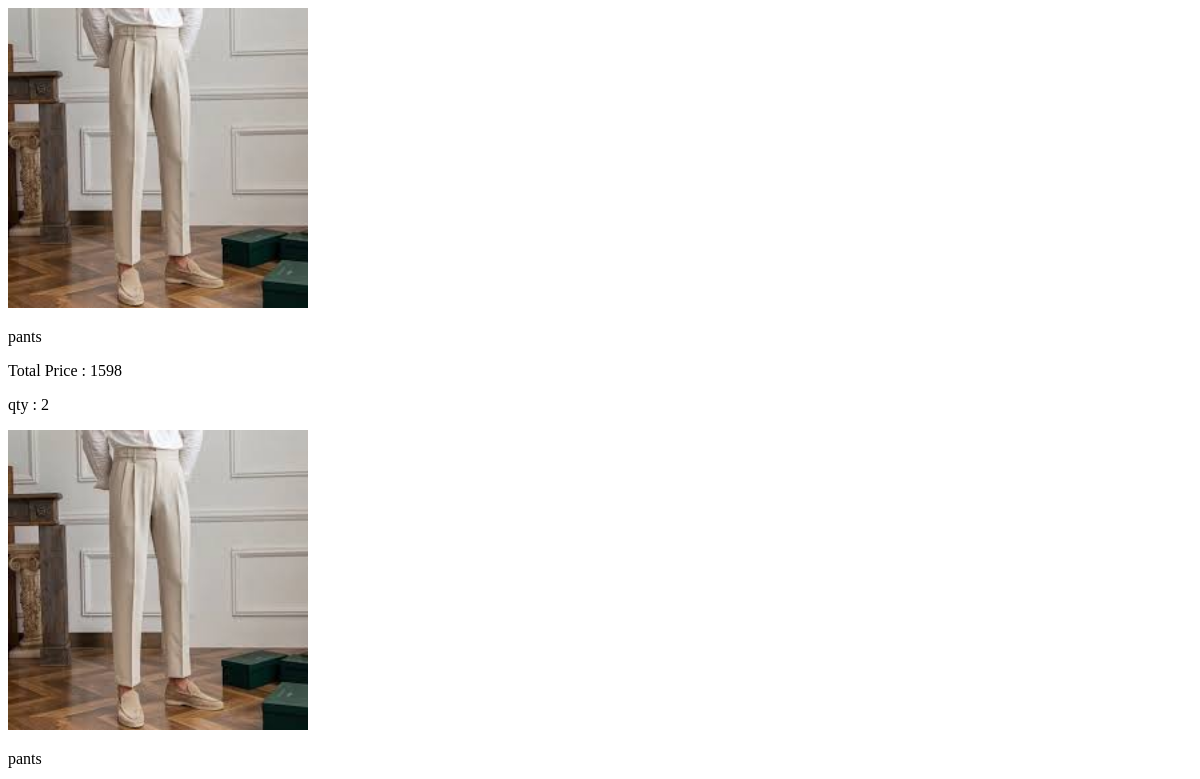
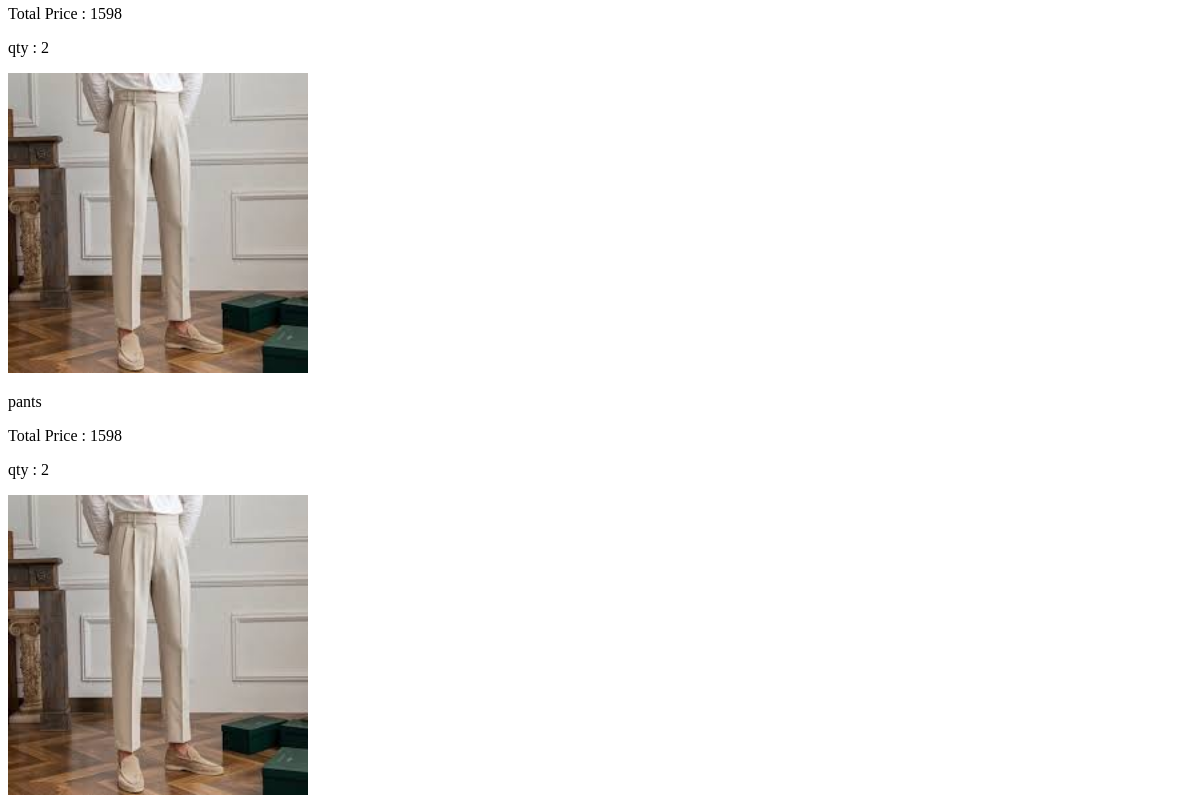
Before: /user_bookings (signed in, upper part) with the older database file (2 pictures, top to bottom).
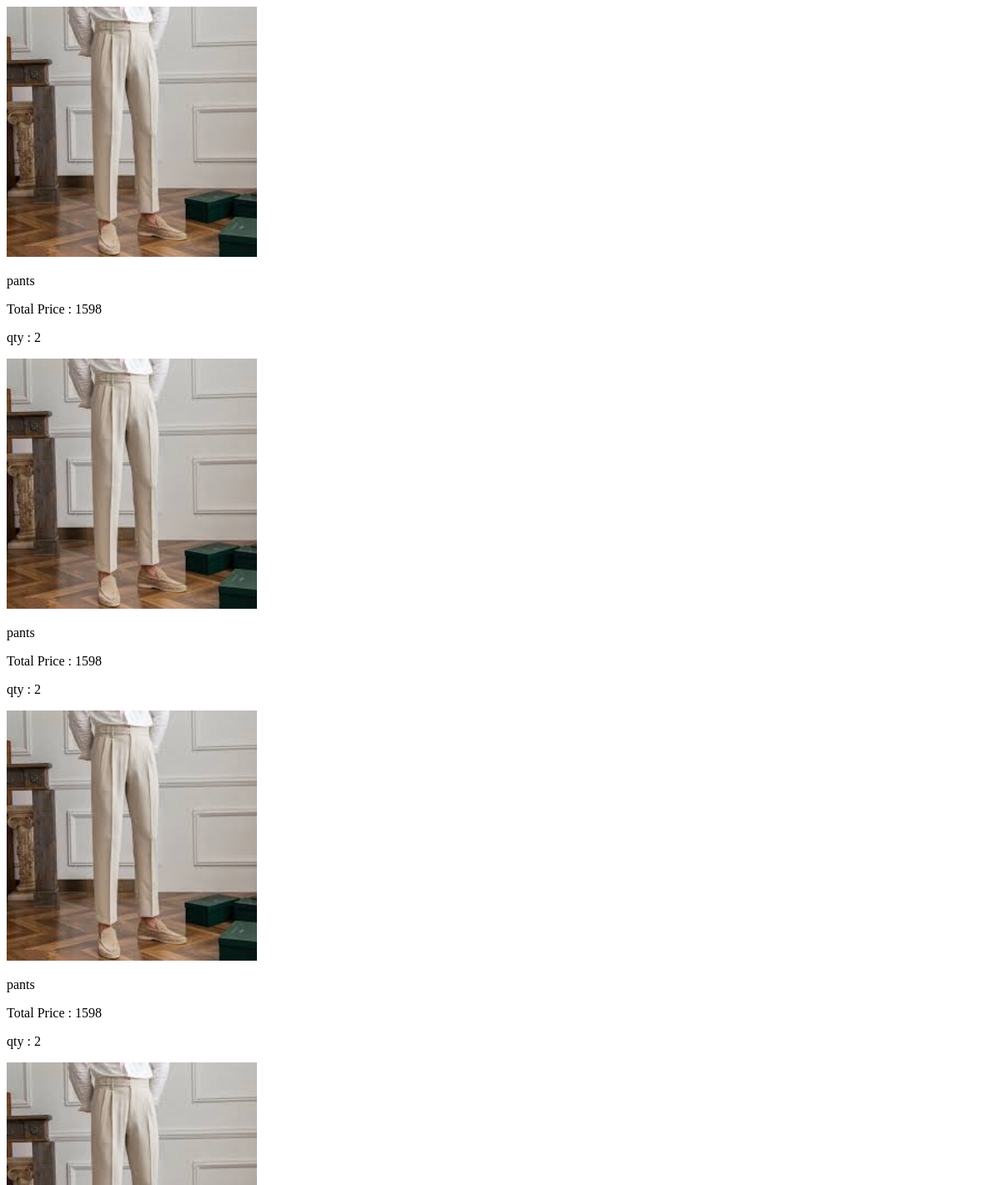
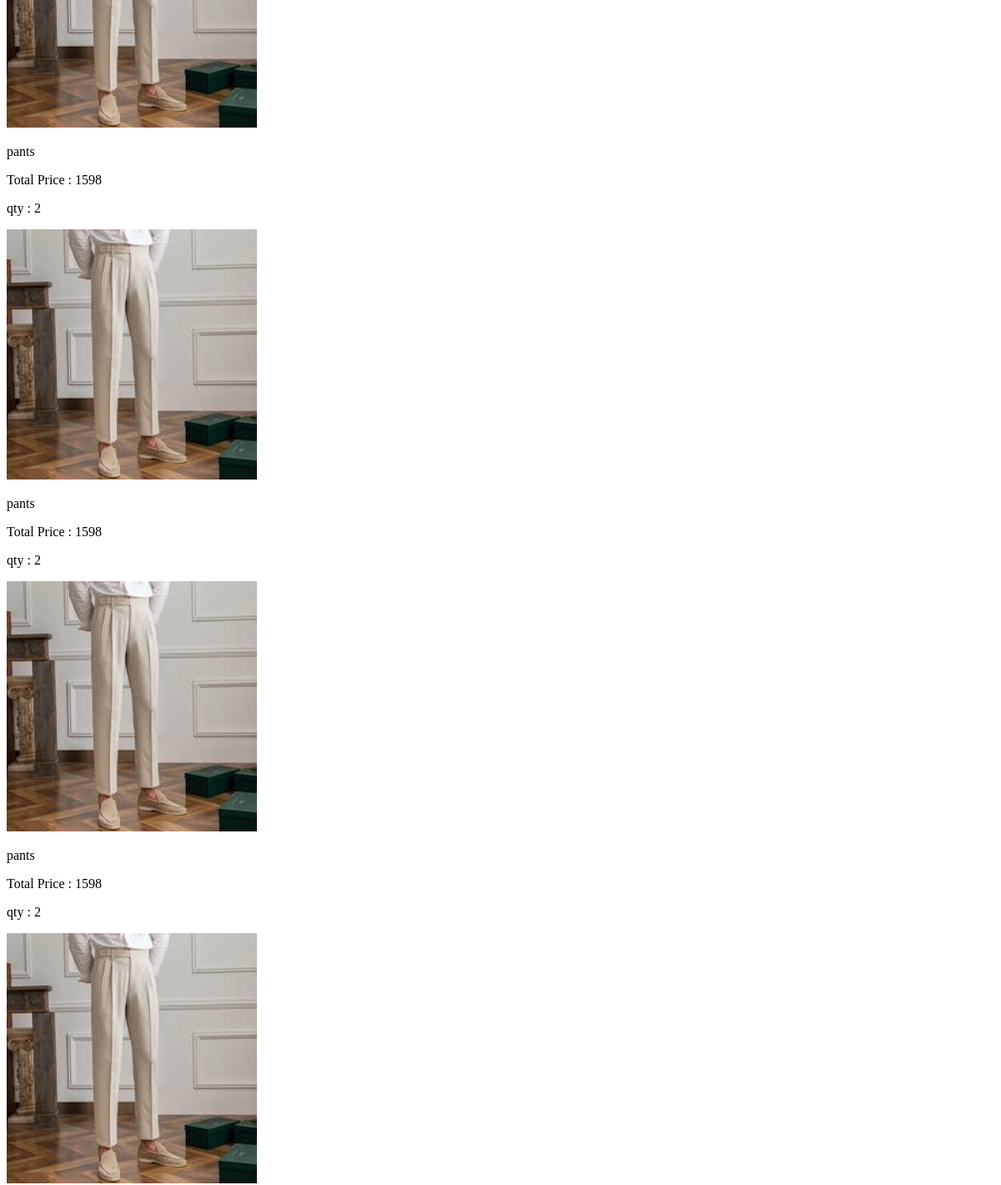
After: the same page with the newer database file (2 pictures, top to bottom).
### e_app/models.py (models this page shows)
class Buy(models.Model):
    products=models.ForeignKey(product,on_delete=models.CASCADE)
    user=models.ForeignKey(User,on_delete=models.CASCADE)
    qty=models.IntegerField()
    t_price=models.IntegerField()
    date=models.DateField(auto_now_add=True)

class product (models.Model):
    pid = models.TextField()
    name = models.TextField()
    dis = models.TextField()
    price = models.IntegerField()
    offer_price = models.IntegerField()
    stock = models.IntegerField()
    img = models.FileField()

### e_app/views.py (the view)
# urls.py: path('user_bookings',views.user_bookings),
def user_bookings(req):
    user=User.objects.get(username=req.session['user'])
    bookings=Buy.objects.filter(user=user)[::-1]
    return render(req,'user/bookings.html',{'bookings':bookings})

### templates/user/bookings.html (shortened to what this page needs)
<!DOCTYPE html>
<html lang="en">
<head>
</head>
<body>
    <div class="container">
        <div class="row">
            {% for i in bookings %}
            <div class="col-lg-12">
                <img src="{{i.products.img.url}}" style="height: 300px; width:300px;" alt="">
                <p>{{i.products.name}}</p>
                <p>Total Price : {{i.t_price}}</p>
                <p>qty : {{i.qty}}</p>
            </div>
            {% endfor %}
        </div>
    </div>
</body>
</html>

Changed rows visible on the page:
added Buy: products.img (picture), products.name "pants", t_price "1598", qty "2"
added Buy: products.img (picture), products.name "pants", t_price "1598", qty "2"
added Buy: products.img (picture), products.name "pants", t_price "1598", qty "2"
